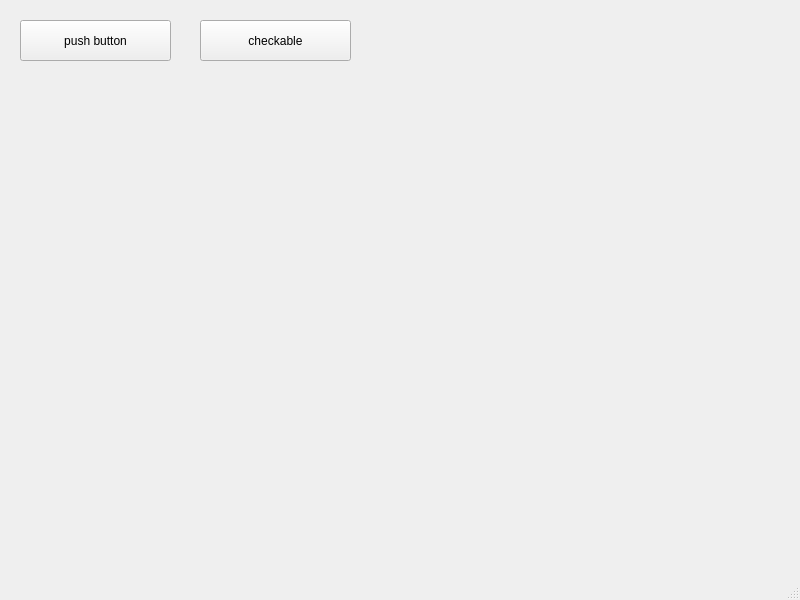
<?xml version="1.0" encoding="UTF-8"?>
<ui version="4.0">
 <class>MainWindow</class>
 <widget class="QMainWindow" name="MainWindow">
  <property name="geometry">
   <rect>
    <x>0</x>
    <y>0</y>
    <width>800</width>
    <height>600</height>
   </rect>
  </property>
  <property name="windowTitle">
   <string>MainWindow</string>
  </property>
  <widget class="QWidget" name="centralwidget">
   <widget class="QPushButton" name="btnPush">
    <property name="geometry">
     <rect>
      <x>20</x>
      <y>20</y>
      <width>151</width>
      <height>41</height>
     </rect>
    </property>
    <property name="text">
     <string>push button</string>
    </property>
   </widget>
   <widget class="QPushButton" name="btnCheckable">
    <property name="geometry">
     <rect>
      <x>200</x>
      <y>20</y>
      <width>151</width>
      <height>41</height>
     </rect>
    </property>
    <property name="text">
     <string>checkable</string>
    </property>
    <property name="checkable">
     <bool>true</bool>
    </property>
   </widget>
  </widget>
  <widget class="QMenuBar" name="menubar">
   <property name="geometry">
    <rect>
     <x>0</x>
     <y>0</y>
     <width>800</width>
     <height>19</height>
    </rect>
   </property>
  </widget>
  <widget class="QStatusBar" name="statusbar"/>
 </widget>
 <resources/>
 <connections/>
</ui>
